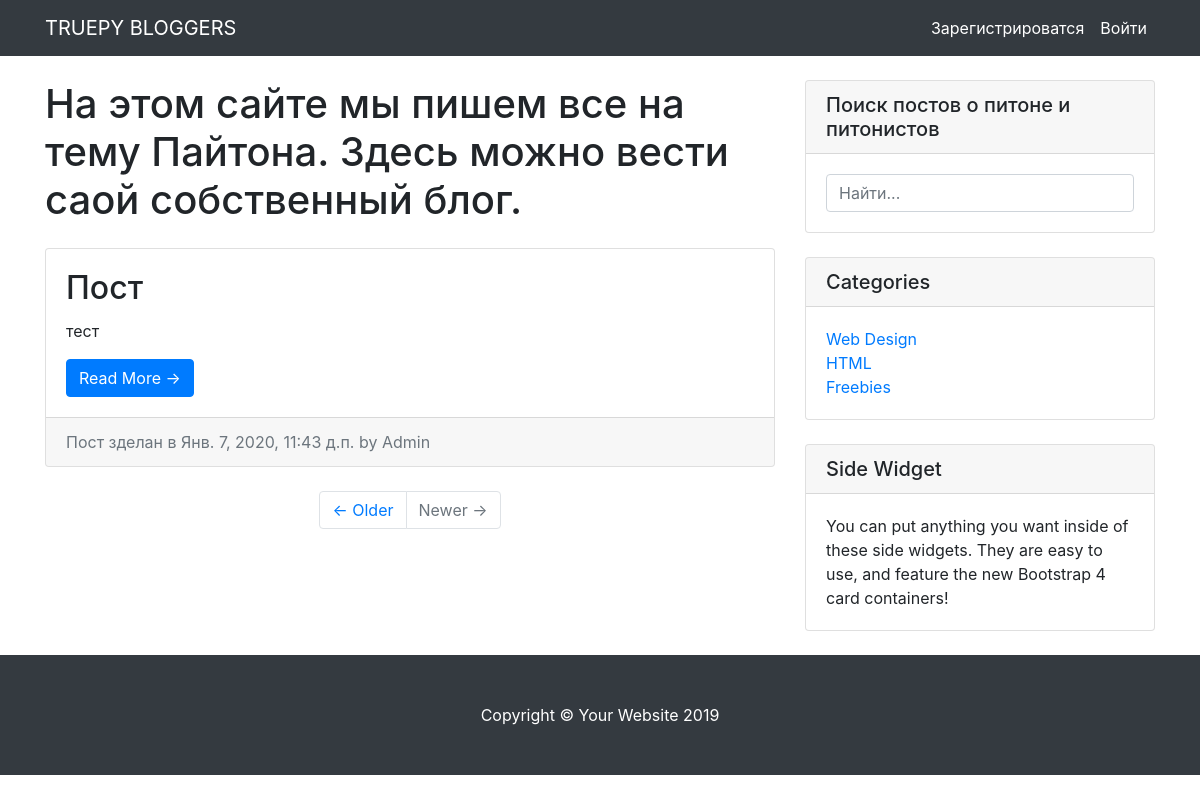
/my_blog/1/, run on an earlier commit of the app's database.
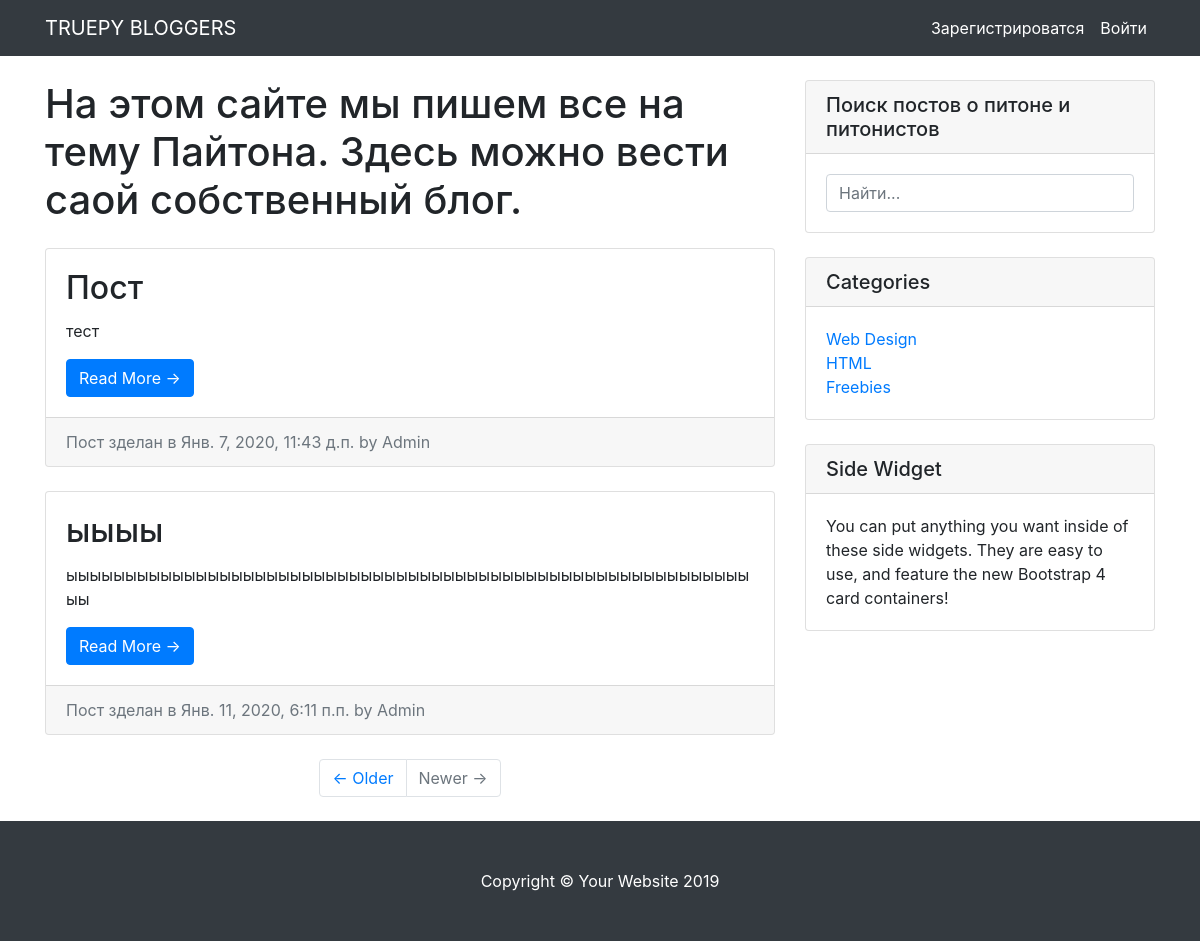
And on a later commit of the database.
### core/models.py (models this page shows, shortened)
class Post(models.Model):
    author = models.ForeignKey(Account, on_delete=models.CASCADE,related_name='posts')
    body = models.TextField()
    updated_on = models.DateTimeField(auto_now=True)
    date_time = models.DateTimeField(auto_now_add=True)
    name = models.CharField(max_length=100)
    post_image = models.ImageField(default="http://placehold.it/750x300", upload_to="post_images")
    def get_absolute_url(self):
        return reverse("post", kwargs={"id": self.id})

### users/models.py (models this page shows, shortened)
class Account(AbstractBaseUser):
    email = models.EmailField(verbose_name="email", max_length=60, unique=True)
    profile_pic = models.ImageField(verbose_name="profile_pic", default="nouserimage.png", upload_to="profile_pics")
    username = models.CharField(verbose_name="username", max_length=30, unique=True)
    data_joined = models.DateTimeField(verbose_name='date joined', auto_now_add=True)
    last_login = models.DateTimeField(verbose_name="last login", auto_now=True)
    is_admin = models.BooleanField(default=False)
    is_active = models.BooleanField(default=True)
    is_staff = models.BooleanField(default=False)
    is_superuser = models.BooleanField(default=False)
    USERNAME_FIELD = 'username'
    REQUIRED_FIELDS = ["email"]
    objects = MyAccountManager()
    def __str__(self):
        return self.username

### users/views.py (the view)
# urls.py: path('my_blog/<int:id>/', user_views.my_blog, name="my_blog")
def my_blog(request, id):
    author = Account.objects.get(id=id)
    posts = author.posts.all()
    context = {
        "posts": posts
    }
    return render(request, "my_blog.html", context)

### core/templates/my_blog.html (shortened to what this page needs)
{% load static %}
<!DOCTYPE html>
<html lang="en">
<head>
  <link href="{% static 'vendor/bootstrap/css/bootstrap.min.css' %}" rel="stylesheet">
  <link href="{% static 'css/blog-home.css' %}" rel="stylesheet">
</head>
<body>
  <nav class="navbar navbar-expand-lg navbar-dark bg-dark fixed-top">
    <div class="container">
      <a class="navbar-brand" href="{% url 'homepage' %}">TRUEPY BLOGGERS</a>
      <div class="collapse navbar-collapse" id="navbarResponsive">
      {% if request.user.is_authenticated %}
        <ul class="navbar-nav ml-auto">
          <li class="nav-item active">
            <a class="nav-link" href="#">ваш Блог
              <span class="sr-only">(current)</span>
            </a>
          </li>
          <li class="nav-item active">
            <a class="nav-link" href="{% url 'logout' %}">Выйти
              <span class="sr-only">(current)</span>
            </a>
          </li>
        </ul>
      {% else %}
        <ul class="navbar-nav ml-auto">
          <li class="nav-item active">
            <a class="nav-link" href="{% url 'register' %}">Зарегистрироватся
            </a>
          </li>
          <li class="nav-item active">
            <a class="nav-link" href="{% url 'login' %}">Войти
            </a>
          </li>
        </ul>
      {% endif %}
      </div>
    </div>
  </nav>
  <div class="container">
    <div class="row">
      <div class="col-md-8">
        <h1 class="my-4">На этом сайте мы пишем все на тему Пайтона. Здесь можно вести саой собственный блог.
        </h1>
        {% for post in posts %}
        <div class="card mb-4">
          <div class="card-body">
            <h2 class="card-title">{{ post.name }}</h2>
            <p class="card-text">{{ post.body }}</p>
            <a href="{{ post.get_absolute_url }}" class="btn btn-primary">Read More &rarr;</a>
          </div>
          <div class="card-footer text-muted">
            Пост зделан в {{ post.date_time }} by
            <a>{{ post.author }}</a>
          </div>
        </div>
        {% endfor %}
        <ul class="pagination justify-content-center mb-4">
          <li class="page-item">
            <a class="page-link" href="#">&larr; Older</a>
          </li>
          <li class="page-item disabled">
            <a class="page-link" href="#">Newer &rarr;</a>
          </li>
        </ul>
      </div>
      <div class="col-md-4">
        <div class="card my-4">
          <h5 class="card-header">Поиск постов о питоне и питонистов</h5>
          <div class="card-body">
          <form action="" method="get">
            <div class="input-group">
              <input type="text" name="q" value="{{ query }}" class="form-control" placeholder="Найти...">
            </div>
          </form>
          </div>
        </div>
        <div class="card my-4">
          <h5 class="card-header">Categories</h5>
          <div class="card-body">
            <div class="row">
              <div class="col-lg-6">
                <ul class="list-unstyled mb-0">
                  <li>
                    <a href="#">Web Design</a>
                  </li>
                  <li>
                    <a href="#">HTML</a>
                  </li>
                  <li>
                    <a href="#">Freebies</a>
                  </li>
                </ul>
              </div>
            </div>
          </div>
        </div>
        <div class="card my-4">
          <h5 class="card-header">Side Widget</h5>
          <div class="card-body">
            You can put anything you want inside of these side widgets. They are easy to use, and feature the new Bootstrap 4 card containers!
          </div>
        </div>
      </div>
    </div>
  </div>
  <footer class="py-5 bg-dark">
    <div class="container">
      <p class="m-0 text-center text-white">Copyright &copy; Your Website 2019</p>
    </div>
  </footer>
</body>
</html>

What changed in the data, as far as the page shows it:
added Post: name "ыыыы", body "ыыыыыыыыыыыыыыыыыыыыыыыыыыыыыыыыыыыыыыыыыыыыыыыыыыыыыыыыыыыы", date_time "Янв. 11, 2020, 6:11 п.п.", author "Admin"
